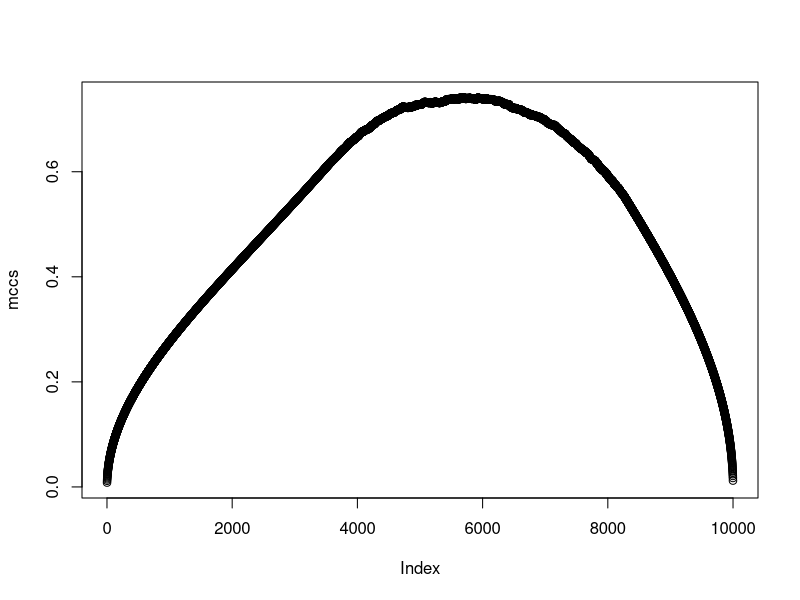

R code for this plot:
library(data.table)

mcc <- function(TP, FP, FN, TN)
{
  num <- (TP*TN) - (FP*FN)
  den <- (TP+FP)*(TP+FN)*(TN+FP)*(TN+FN)
  
  if (den == 0)
  {
    return(0)
  }else
  {
    return(num / sqrt(den))
  }
}

eval_mcc <- function(y_true, y_prob, plot=T)
{
  y_true_order <- y_true[order(y_prob)]
  
  n <- length(y_true)
  best_mcc <- 0
  best_cutoff <- -1
  mccs <- c()
  
  for (i in 1:(n-1))
  {
    tp <- as.numeric(sum(y_true_order[(i+1):n]))
    fp <- n - i - tp
    fn <- as.numeric(sum(y_true_order[1:i]))
    tn <- i - fn
    
    new_mcc <- mcc(tp, fp, fn, tn)
    mccs[i] <- new_mcc
    
    if (new_mcc >= best_mcc)
    {
      best_mcc <- new_mcc
      best_cutoff <- y_prob[order(y_prob)[i]]
    }
  }
  
  if (plot) { plot(mccs) }
  
  cat("best cutoff: ", best_cutoff, "\n")
  
  return(best_mcc)
}

set.seed(235)

y_prob0 <- runif(10000, 0, 1)
y_prob <- y_prob0 + 0.5 * runif(10000, 0, 1) - 0.02

y_true <- ifelse(y_prob0 > 0.6, 1, 0)

eval_mcc(y_true, y_prob)
